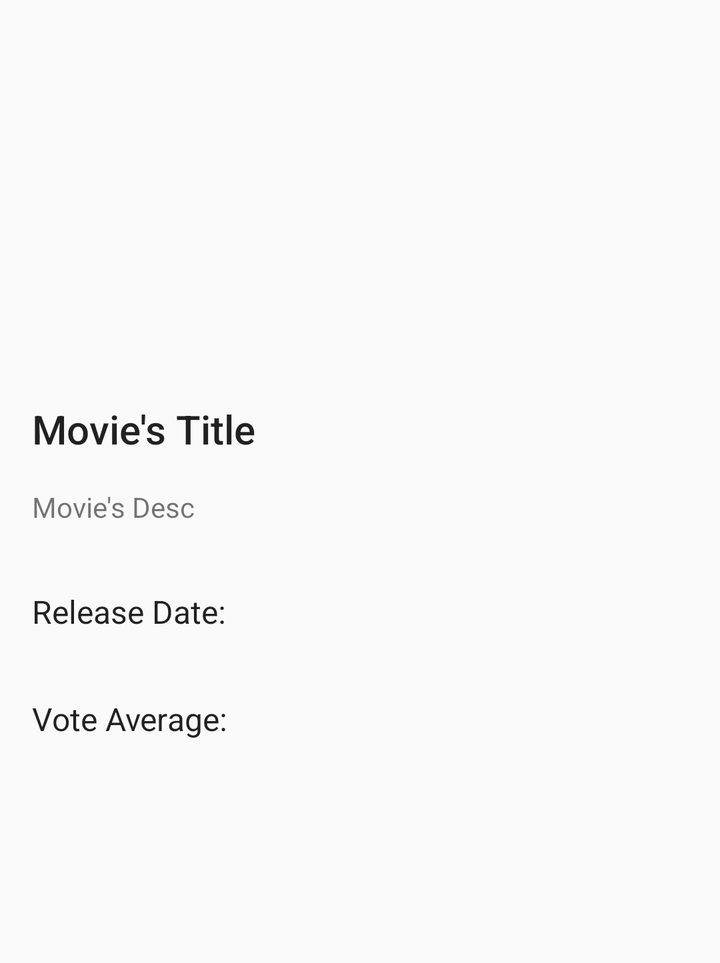
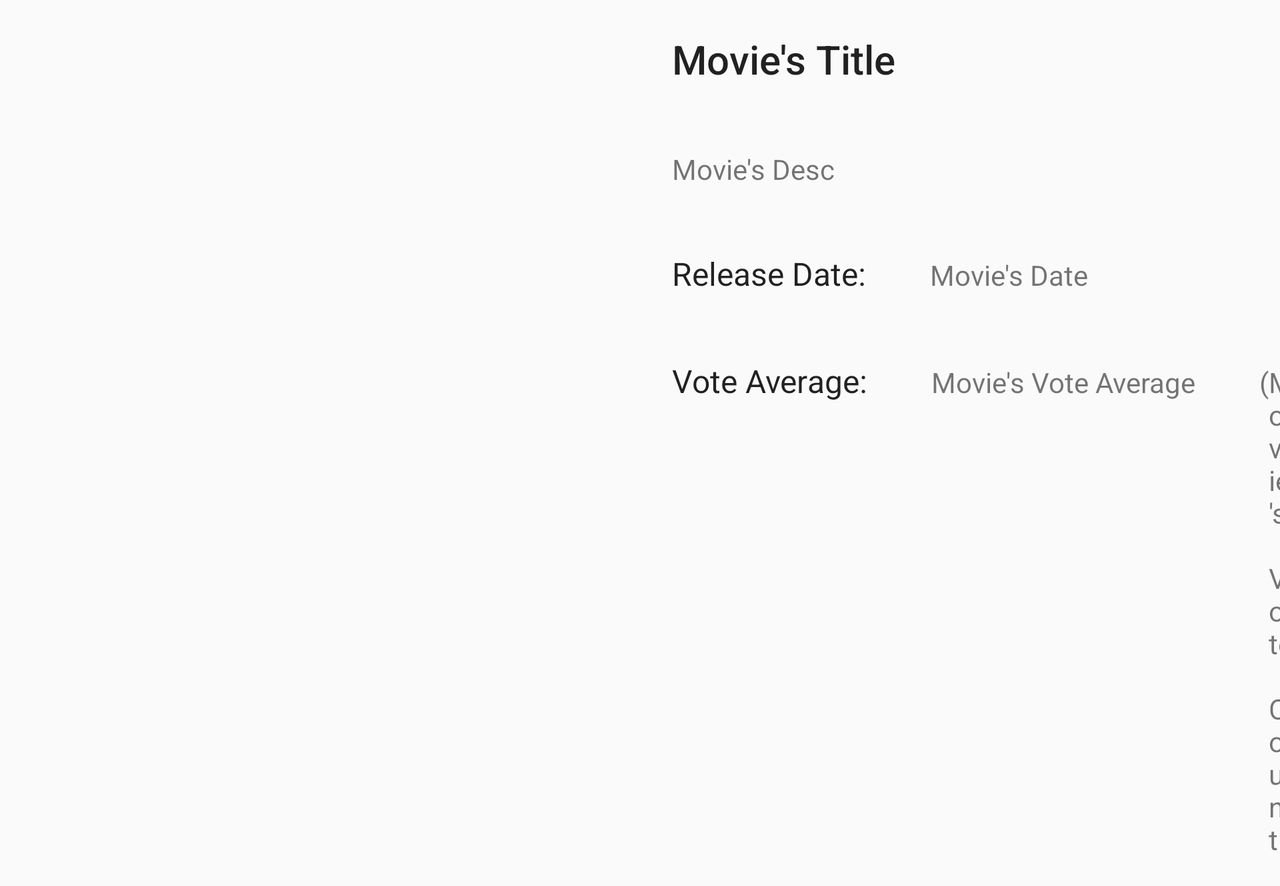

An Android layout and its configuration variant, each rendered on a device that would load it. The default file and the variant file are quoted in full after the pictures.
<!-- AndroidManifest.xml: application theme AppTheme -->
<!-- res/layout/activity_detail.xml -->
<?xml version="1.0" encoding="utf-8"?>
<ScrollView xmlns:android="http://schemas.android.com/apk/res/android"
    xmlns:tools="http://schemas.android.com/tools"
    android:layout_width="wrap_content"
    android:layout_height="wrap_content">

    <LinearLayout xmlns:android="http://schemas.android.com/apk/res/android"
        xmlns:tools="http://schemas.android.com/tools"
        android:layout_width="match_parent"
        android:layout_height="match_parent"
        android:orientation="vertical"
        tools:context=".DetailActivity">

        <ImageView
            android:id="@+id/movie_poster_iv"
            android:layout_width="match_parent"
            android:layout_height="@dimen/poster_height"
            android:contentDescription="@string/poster_desc"
            android:scaleType="fitXY" />

        <TextView
            android:id="@+id/movie_title_tv"
            android:layout_width="wrap_content"
            android:layout_height="wrap_content"
            android:paddingLeft="@dimen/default_padding"
            android:paddingRight="@dimen/default_padding"
            android:paddingTop="@dimen/default_padding"
            android:text="Movie's Title"
            android:textAppearance="@style/Base.TextAppearance.AppCompat.Title" />

        <TextView
            android:id="@+id/movie_desc_tv"
            android:layout_width="wrap_content"
            android:layout_height="wrap_content"
            android:paddingBottom="@dimen/default_padding"
            android:paddingLeft="@dimen/default_padding"
            android:paddingRight="@dimen/default_padding"
            android:paddingTop="@dimen/default_padding"
            android:text="Movie's Desc" />

        <LinearLayout
            android:layout_width="match_parent"
            android:layout_height="wrap_content"
            android:orientation="horizontal">

            <TextView
                android:layout_width="wrap_content"
                android:layout_height="wrap_content"
                android:paddingBottom="@dimen/default_padding"
                android:paddingLeft="@dimen/default_padding"
                android:paddingRight="@dimen/default_padding"
                android:paddingTop="@dimen/default_padding"
                android:text="@string/release_date"
                android:textAppearance="@style/Base.TextAppearance.AppCompat.Subhead" />

            <TextView
                android:id="@+id/movie_release_tv"
                android:layout_width="wrap_content"
                android:layout_height="wrap_content"
                android:paddingBottom="@dimen/default_padding"
                android:paddingLeft="@dimen/default_padding"
                android:paddingRight="@dimen/default_padding"
                android:paddingTop="@dimen/default_padding"
                android:text="Movie's Date" />
        </LinearLayout>

        <LinearLayout
            android:layout_width="match_parent"
            android:layout_height="wrap_content"
            android:orientation="horizontal">

            <TextView
                android:layout_width="wrap_content"
                android:layout_height="wrap_content"
                android:paddingBottom="@dimen/default_padding"
                android:paddingLeft="@dimen/default_padding"
                android:paddingRight="@dimen/default_padding"
                android:paddingTop="@dimen/default_padding"
                android:text="@string/vote_average"
                android:textAppearance="@style/Base.TextAppearance.AppCompat.Subhead" />

            <TextView
                android:id="@+id/movie_vote_average_tv"
                android:layout_width="wrap_content"
                android:layout_height="wrap_content"
                android:paddingBottom="@dimen/default_padding"
                android:paddingLeft="@dimen/default_padding"
                android:paddingRight="@dimen/default_padding"
                android:paddingTop="@dimen/default_padding"
                android:text="Movie's Vote Average" />

            <TextView
                android:layout_width="wrap_content"
                android:layout_height="wrap_content"
                android:paddingBottom="@dimen/default_padding"
                android:paddingLeft="@dimen/default_padding"
                android:paddingTop="@dimen/default_padding"
                android:text="(" />

            <TextView
                android:id="@+id/movie_vote_count_tv"
                android:layout_width="wrap_content"
                android:layout_height="wrap_content"
                android:paddingBottom="@dimen/default_padding"
                android:paddingTop="@dimen/default_padding"
                android:text="Movie's Vote Count" />

            <TextView
                android:layout_width="wrap_content"
                android:layout_height="wrap_content"
                android:paddingBottom="@dimen/default_padding"
                android:paddingRight="@dimen/default_padding"
                android:paddingTop="@dimen/default_padding"
                android:text=" votes)" />

        </LinearLayout>
    </LinearLayout>
</ScrollView>
<!-- resources referenced by this layout -->
<resources>
  <dimen name="default_padding">16dp</dimen>
  <dimen name="poster_height">185dp</dimen>
  <string name="poster_desc">poster of the movie</string>
  <string name="release_date">Release Date:</string>
  <string name="vote_average">Vote Average:</string>
  <style name="AppTheme" parent="Theme.AppCompat.Light.DarkActionBar">
          
          <item name="colorPrimary">@color/colorPrimary</item>
          <item name="colorPrimaryDark">@color/colorPrimaryDark</item>
          <item name="colorAccent">@color/colorAccent</item>
          <item name="preferenceTheme">@style/PreferenceThemeOverlay</item>
      </style>
</resources>
<!-- res/layout-land/activity_detail.xml (the repository's variant of the layout above) -->
<!-- drawn on the phone turned sideways -->
<?xml version="1.0" encoding="utf-8"?>
<ScrollView xmlns:android="http://schemas.android.com/apk/res/android"
    xmlns:tools="http://schemas.android.com/tools"
    android:layout_width="match_parent"
    android:layout_height="wrap_content">

    <LinearLayout
        android:layout_width="match_parent"
        android:layout_height="wrap_content"
        android:orientation="horizontal"
        tools:context=".DetailActivity">

        <ImageView
            android:id="@+id/movie_poster_iv"
            android:layout_width="0dp"
            android:layout_height="@dimen/poster_height"
            android:layout_weight="1"
            android:contentDescription="@string/poster_desc"
            android:padding="@dimen/default_padding"
            android:scaleType="fitXY" />

        <LinearLayout
            android:layout_width="0dp"
            android:layout_height="wrap_content"
            android:layout_weight="1"
            android:orientation="vertical">

            <TextView
                android:id="@+id/movie_title_tv"
                android:layout_width="wrap_content"
                android:layout_height="wrap_content"
                android:paddingBottom="@dimen/default_padding"
                android:paddingLeft="@dimen/default_padding"
                android:paddingRight="@dimen/default_padding"
                android:paddingTop="@dimen/default_padding"
                android:text="Movie's Title"
                android:textAppearance="@style/Base.TextAppearance.AppCompat.Title" />

            <TextView
                android:id="@+id/movie_desc_tv"
                android:layout_width="wrap_content"
                android:layout_height="wrap_content"
                android:paddingBottom="@dimen/default_padding"
                android:paddingLeft="@dimen/default_padding"
                android:paddingRight="@dimen/default_padding"
                android:paddingTop="@dimen/default_padding"
                android:text="Movie's Desc" />

            <LinearLayout
                android:layout_width="match_parent"
                android:layout_height="wrap_content"
                android:orientation="horizontal">

                <TextView
                    android:layout_width="wrap_content"
                    android:layout_height="wrap_content"
                    android:paddingBottom="@dimen/default_padding"
                    android:paddingLeft="@dimen/default_padding"
                    android:paddingRight="@dimen/default_padding"
                    android:paddingTop="@dimen/default_padding"
                    android:text="@string/release_date"
                    android:textAppearance="@style/Base.TextAppearance.AppCompat.Subhead" />

                <TextView
                    android:id="@+id/movie_release_tv"
                    android:layout_width="wrap_content"
                    android:layout_height="wrap_content"
                    android:paddingBottom="@dimen/default_padding"
                    android:paddingLeft="@dimen/default_padding"
                    android:paddingRight="@dimen/default_padding"
                    android:paddingTop="@dimen/default_padding"
                    android:text="Movie's Date" />
            </LinearLayout>


            <LinearLayout
                android:layout_width="match_parent"
                android:layout_height="wrap_content"
                android:orientation="horizontal">

                <TextView
                    android:layout_width="wrap_content"
                    android:layout_height="wrap_content"
                    android:paddingBottom="@dimen/default_padding"
                    android:paddingLeft="@dimen/default_padding"
                    android:paddingRight="@dimen/default_padding"
                    android:paddingTop="@dimen/default_padding"
                    android:text="@string/vote_average"
                    android:textAppearance="@style/Base.TextAppearance.AppCompat.Subhead" />

                <TextView
                    android:id="@+id/movie_vote_average_tv"
                    android:layout_width="wrap_content"
                    android:layout_height="wrap_content"
                    android:paddingBottom="@dimen/default_padding"
                    android:paddingLeft="@dimen/default_padding"
                    android:paddingRight="@dimen/default_padding"
                    android:paddingTop="@dimen/default_padding"
                    android:text="Movie's Vote Average" />

                <TextView
                    android:layout_width="wrap_content"
                    android:layout_height="wrap_content"
                    android:paddingBottom="@dimen/default_padding"
                    android:paddingLeft="@dimen/default_padding"
                    android:paddingStart="@dimen/default_padding"
                    android:paddingTop="@dimen/default_padding"
                    android:text="(" />

                <TextView
                    android:id="@+id/movie_vote_count_tv"
                    android:layout_width="wrap_content"
                    android:layout_height="wrap_content"
                    android:paddingBottom="@dimen/default_padding"
                    android:paddingTop="@dimen/default_padding"
                    android:text="Movie's Vote Count" />

                <TextView
                    android:layout_width="wrap_content"
                    android:layout_height="wrap_content"
                    android:paddingBottom="@dimen/default_padding"
                    android:paddingEnd="@dimen/default_padding"
                    android:paddingRight="@dimen/default_padding"
                    android:paddingTop="@dimen/default_padding"
                    android:text=" votes)" />

            </LinearLayout>
        </LinearLayout>
    </LinearLayout>
</ScrollView>
<!-- resources referenced by the variant -->
<!-- as the phone turned sideways resolves them -->
<resources>
  <!-- from res/values-land/ -->
  <dimen name="default_padding">16dp</dimen>
  <!-- from res/values-land/ -->
  <dimen name="poster_height">185dp</dimen>
  <string name="poster_desc">poster of the movie</string>
  <string name="release_date">Release Date:</string>
  <string name="vote_average">Vote Average:</string>
  <style name="AppTheme" parent="Theme.AppCompat.Light.DarkActionBar">
          
          <item name="colorPrimary">@color/colorPrimary</item>
          <item name="colorPrimaryDark">@color/colorPrimaryDark</item>
          <item name="colorAccent">@color/colorAccent</item>
          <item name="preferenceTheme">@style/PreferenceThemeOverlay</item>
      </style>
</resources>
